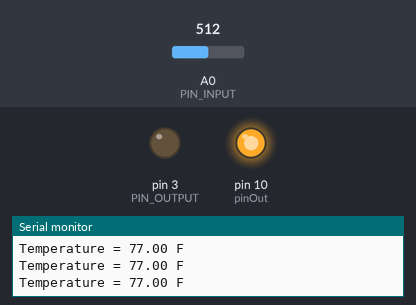
This sketch was run on a simulated Arduino Uno, built with avr-gcc and run on an emulated ATmega328P. Parts: output pins drawn as LEDs (lit = HIGH), the last lines printed to the serial monitor. Inputs (shaded band) come from the test bench; at power-on: A0 (PIN_INPUT) = 512.

Above: at 1.2 s.
1.3 s: A0 (PIN_INPUT) set to 838
2.8 s: A0 (PIN_INPUT) set to 859
At 3.9 s:
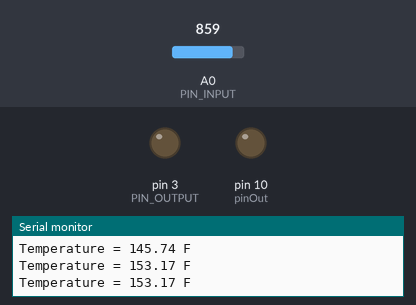
Timing chart, 0 to 5.8 s (numbered marks = the images above; inputs shaded):
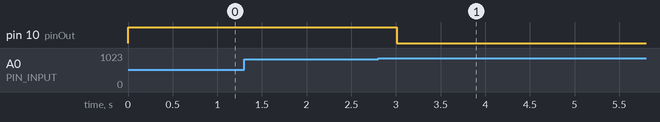

Measured:
- the behaviour switches between 850 and 851 on A0 (PIN_INPUT) (found by bisection; images 0 and 1)
- after the input at 2.8 s, pin 10 (pinOut): HIGH → LOW after 0.21 s

The sketch:

controlSystemONOFF.ino
```cpp
#include <math.h>
#include <PID_v1.h>
#define PIN_INPUT 0
#define PIN_OUTPUT 3
int pinOut = 10;

//Define Variables we'll be connecting to
double Setpoint, Input, Output;

//Specify the links and initial tuning parameters
double Kp=2, Ki=5, Kd=1;
PID myPID(&Input, &Output, &Setpoint, Kp, Ki, Kd, DIRECT);

double Thermistor(int RawADC) {
 double Temp;
 Temp = log(10000.0*((1024.0/RawADC-1)));
 Temp = 1 / (0.001129148 + (0.000234125 + (0.0000000876741 * Temp * Temp ))* Temp );
 Temp = Temp - 273.15;
 Temp = (Temp * 9.0)/ 5.0 + 32.0;
 return Temp;
}

void setup() {
  //initialize the variables we're linked to
 Input = analogRead(PIN_INPUT);
 Setpoint = 100;
 Serial.begin(9600);
 pinMode(10, OUTPUT);
  //turn the PID on
 myPID.SetMode(AUTOMATIC);
}


void loop() {
  int val;
  double temp;
  val=analogRead(0);
  temp=Thermistor(val);
  Serial.print("Temperature = ");
  Serial.print(temp);
  Serial.println(" F");
  if (temp >= 150){
  digitalWrite(pinOut, LOW);
  Input = analogRead(PIN_INPUT);
  myPID.Compute();
  analogWrite(PIN_OUTPUT, Output);
  }
  else {
    digitalWrite(pinOut, HIGH);
  }
  delay(500);
}
```

a_BlinkerClass.ino
```cpp
/* Relay Control Code

#define relay A0
#define interval 1000

void setup() {
  pinMode(relay, OUTPUT);
}
void loop()
{
   digitalWrite(relay, HIGH);
   delay(interval);
   digitalWrite(relay, LOW);
   delay(interval);
}*/
```
